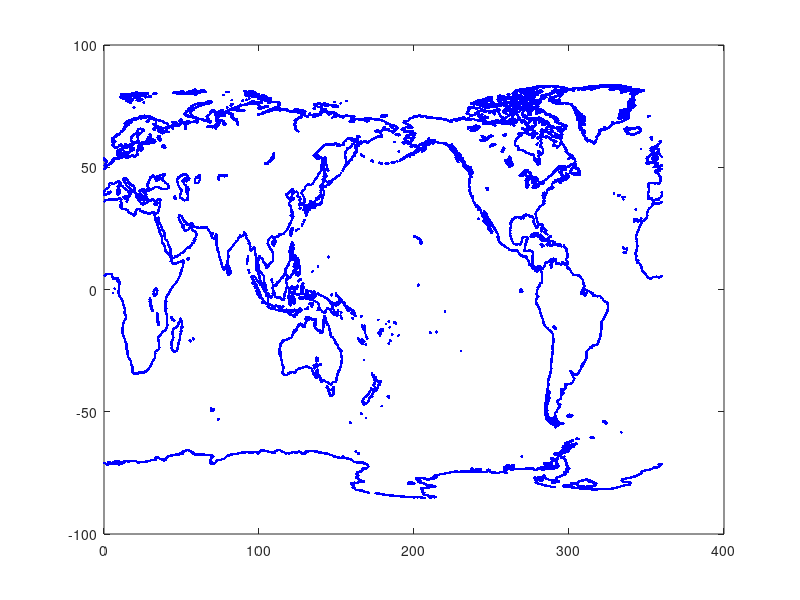

Reproduce this figure in MATLAB.
function coastlines(r,symbol)
% COASTLINES Draws coast lines
%
%       Revision: 1.8  Date: 94/05/03
%	function coastlines(r,symbol)
%
%	Draws coastlines.  It assumes that the x and y axes have been
%	set by an earlier call to contour or xcontour and refer to
%	longitude and latitude.
% 
%	COASTLINES(R) plots every R'th subsample of the coastline data. 
%	Default is R = 2.  Maximum resolution (R=1) has 48352 data pairs.
%
%	COASTLINES('SYMBOL') and COASTLINES(R,'SYMBOL') uses the string 
%	'SYMBOL' to plot the coastline points.  Default is 'b.'.  COASTLINES 
%	performs no "pen-up" moves while draws so a solid linetype 
%	(e.g. 'SYMBOL' = '-') may draw undesired lines across the plot. 
%
%	EXAMPLE:  Plot coastlines over a contour plot created with xcontour.
%	xcontour(z,v,long,lat,badflag); hold on; coastlines(1,'ro');
%
%	FILES: Requires the file coastlines.mat which contains the
%	Reid coastline data.
%
%       CALLER:   general purpose
%       CALLEE:   none
%
% 	AUTHOR: John Wilkin 23/3/92  & hacked a bit by Jim Mansbridge
%               4/6/92 and 13/12/93.
%=======================================================================

%       @(#)coastlines.m   1  1.3
%
%-----------------------------------------------------------------------

if nargin < 1			% defaults
  r = 2;
  symbol = 'b.';
end

if nargin == 1,
  if isstr(r) == 1,
    symbol = r;
    r = 2;                      % input is plot SYMBOL, set default R
  else
    symbol = 'b.';		% input is R, set default plot SYMBOL
  end
end  

subset = 1:r:48352;

load coastlines;
val_axis = axis;

if val_axis(1) < 0             % Plot coastlines with -180 < lon < 180
  xx = lon(subset,:);
  index = find(xx > 180);
  xx(index) = xx(index) - 360;
  plot(xx,lat(subset,:),symbol);
end

if val_axis(2) > 0           % Plot coastlines with 0 < lon < 360
  plot(lon(subset,:),lat(subset,:),symbol);
end

